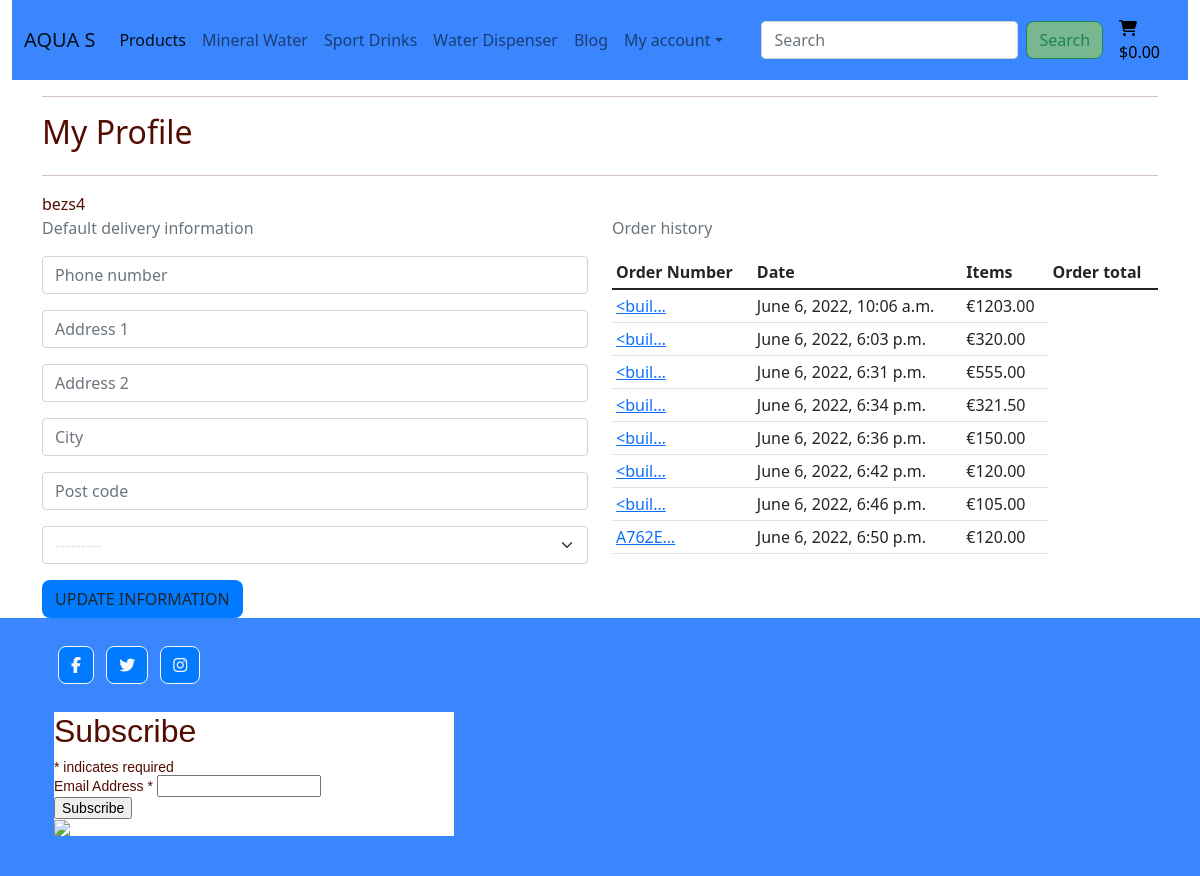
The page /profile/ (signed in) on the database as committed earlier.
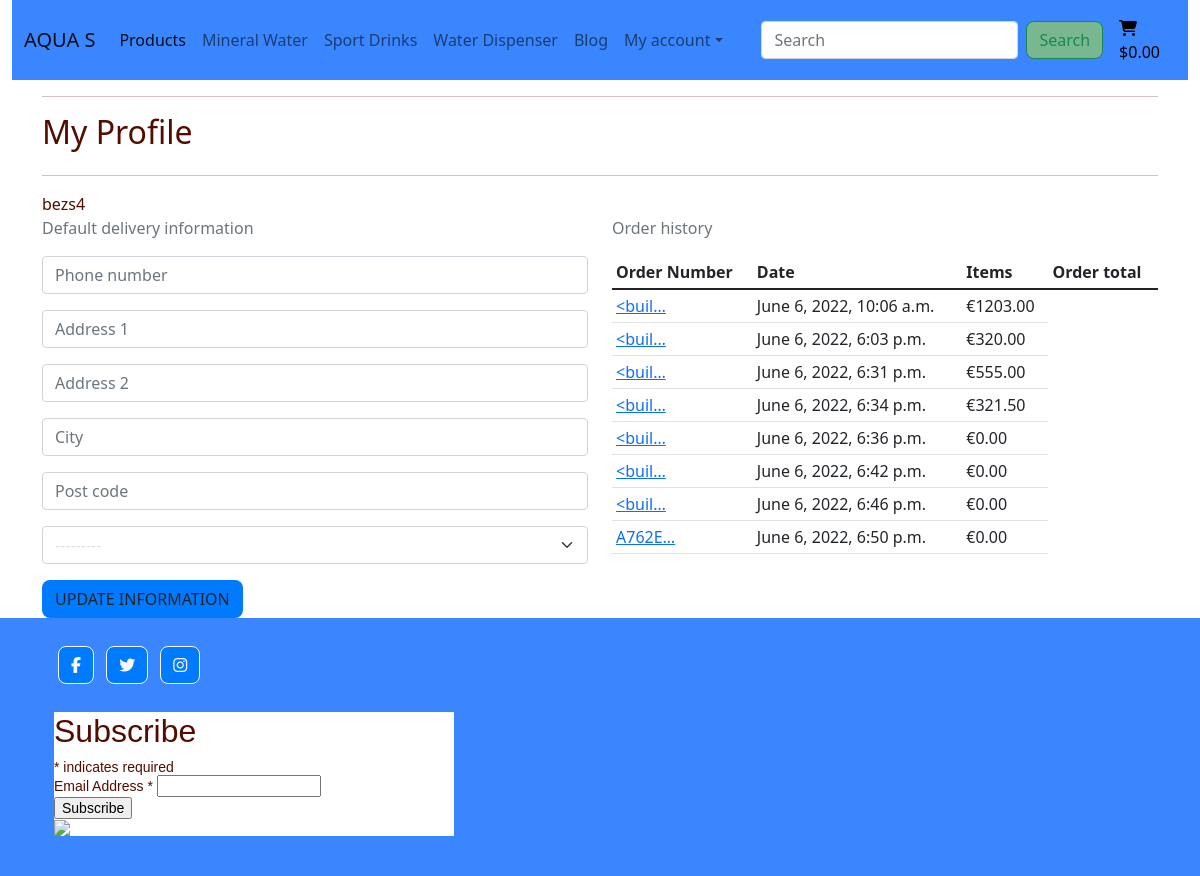
The same page on the database as committed later.
### checkout/models.py (models this page shows, shortened)
class Order(models.Model):
    order_number = models.CharField(max_length=32, null=False, editable=False)
    user_profile = models.ForeignKey(UserProfile, on_delete=models.SET_NULL,
                                     null=True, blank=True, related_name='orders')
    full_name = models.CharField(max_length=50, null=False, blank=False)
    email = models.EmailField(max_length=254, null=False, blank=False)
    phone_number = models.CharField(max_length=20, null=False, blank=False)
    country = CountryField(blank_label='Country *', null=False, blank=False)
    post_code = models.CharField(max_length=20, null=True, blank=True)
    city = models.CharField(max_length=30, null=False, blank=False)
    address_1 = models.CharField(max_length=30, null=False, blank=False)
    address_2 = models.CharField(max_length=30, null=True, blank=True)
    date = models.DateTimeField(auto_now_add=True)
    delivery_cost = models.DecimalField(max_digits=6, decimal_places=2, null=False, default=0)
    order_total = models.DecimalField(max_digits=10, decimal_places=2, null=False, default=0)
    grand_total = models.DecimalField(max_digits=10, decimal_places=2, null=False, default=0)
    original_bag = models.TextField(null=False, blank=False, default='')
    stripe_pid = models.CharField(max_length=254, null=False, blank=False, default='')

### profiles/views.py (the view)
# urls.py: path('profile/', include('profiles.urls')),
@login_required
def profile(request):
    profile = get_object_or_404(UserProfile, user=request.user)
    if request.method == 'POST':
        form = UserProfileForm(request.POST, instance=profile)
        if form.is_valid():
            form.save()
            messages.success(request, 'Profile updated successfully')
        else:
            messages.error(request, 'Update failed. Please ensure the form is valid.')
    else:
        form = UserProfileForm(instance=profile)
    orders = profile.orders.all()
    template = 'profiles/profile.html'
    context = {
        'profile': profile,
        'form': form,
        'orders': orders,
        'on_profile_page': True
    }
    return render(request, template, context)

### profiles/forms.py
class UserProfileForm(forms.ModelForm):
    class Meta:
        model = UserProfile
        exclude = ('user',)
    def __init__(self, *args, **kwargs):
        super().__init__(*args, **kwargs)
        placeholders = {
            'default_phone_number': 'Phone number',
            'default_post_code': 'Post code',
            'default_city': 'City',
            'default_address_1': 'Address 1',
            'default_address_2': 'Address 2',
        }
        self.fields['default_phone_number'].widget.attrs['autofocus'] = True
        for field in self.fields:
            if field != 'default_country':
                if self.fields[field].required:
                    placeholder = f'{placeholders[field]} *'
                else:
                    placeholder = placeholders[field]
                self.fields[field].widget.attrs['placeholder'] = placeholder
            self.fields[field].widget.attrs['class'] = 'border-black profile-form-input'
            self.fields[field].label = False

### profiles/models.py (called while the page is built)
    def __str__(self):
        return self.user.username

### profiles/templates/profiles/profile.html (shortened to what this page needs)
{% extends 'base.html' %}
{% load static %}
{% block content %}
    <div class="overlay"></div>
    <div class="container">
        <div class="row">
            <div class="col">
                <hr>
                <h2 class="logo-font mb-4">My Profile</h2>
                <hr>
            </div>
        </div>
        {{ profile }}
        <div class="row">
            <div class="col-12 col-lg-6">
                <p class="text-muted">Default delivery information</p>
                <form class="mt-3" action="{% url 'profile' %}" method="POST" id="profile-update-form">
                    {{ form|crispy }}
                    <button class="btn btn-black text-uppercase float-right">Update information</button>
                </form>
            </div>
            <div class="col-12 col-lg-6">
                <p class="text-muted">Order history</p>
                <div class="order-history table-responsive">
                    <table class="table table-sm table-border-borderless">
                        <thead>
                            <tr>
                                <th>Order Number</th>
                                <th>Date</th>
                                <th>Items</th>
                                <th>Order total</th>
                            </tr>
                        </thead>
                        <tbody>
                            {% for order in orders %}
                                <tr>
                                    <td>
                                        <a href="{% url 'order_history' order.order_number %}"
                                        title="{{ order.order_number }}">
                                            {{ order.order_number|truncatechars:6}}
                                        </a>
                                    </td>
                                    <td>{{ order.date }}</td>
                                    <td>€{{ order.grand_total }}</td>
                                </tr>
                            {% endfor %}
                        </tbody>
                    </table>
                </div>
            </div>
        </div>
    </div>
{% endblock %}

Rows that differ between the two databases and show on the page:
changed Order "June 6, 2022, 6:36 p.m.": grand_total "150.00" → "0.00"
changed Order "June 6, 2022, 6:42 p.m.": grand_total "120.00" → "0.00"
changed Order "June 6, 2022, 6:46 p.m.": grand_total "105.00" → "0.00"
changed Order "June 6, 2022, 6:50 p.m.": grand_total "120.00" → "0.00"
